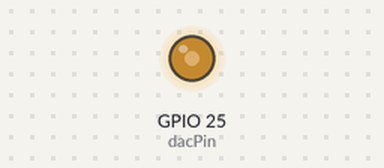
The sketch below on a simulated ESP32. Parts: output pins drawn as LEDs (lit = HIGH).

Above: at 0.1 s.
Timing chart, 0 to 1.6 s (numbered marks = the images above):
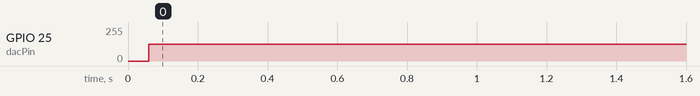

The sketch:

DAC.ino
```cpp
#include <Arduino.h>

const int dacPin = 25;
const int adcPin = 34;  // ADC 引腳，ESP32 上 ADC 引腳範圍 32-39
const double delayt = 5000.0 / 128.0;  // 每個樣本的延遲時間（微秒）

#define Num_Samples  256
byte SawtoothWaveTable[Num_Samples];

void setup() {
    Serial.begin(115200);

    // 生成鋸齒波數據表
    /*
    for (int i = 0; i < Num_Samples; i++) {
        SawtoothWaveTable[i] = (byte)(255.0 * i / Num_Samples);
    }
    */
}

void loop() {
    // 使用預先生成的波形數據輸出到 DAC
    for(int i = 0; i < 256; i++){
        dacWrite(dacPin, i);
        delayMicroseconds(delayt);
    }
}
```

Measured:
- by itself, GPIO 25 (dacPin): 0/255 → 125/255 at 0.06 s
